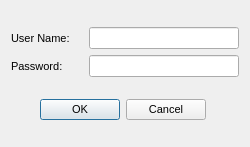
<?xml version="1.0" encoding="UTF-8"?>
<ui version="4.0">
 <class>loginDialog</class>
 <widget class="QDialog" name="loginDialog">
  <property name="geometry">
   <rect>
    <x>0</x>
    <y>0</y>
    <width>250</width>
    <height>147</height>
   </rect>
  </property>
  <property name="sizePolicy">
   <sizepolicy hsizetype="Fixed" vsizetype="Fixed">
    <horstretch>0</horstretch>
    <verstretch>0</verstretch>
   </sizepolicy>
  </property>
  <property name="minimumSize">
   <size>
    <width>250</width>
    <height>147</height>
   </size>
  </property>
  <property name="maximumSize">
   <size>
    <width>250</width>
    <height>147</height>
   </size>
  </property>
  <property name="font">
   <font>
    <pointsize>12</pointsize>
   </font>
  </property>
  <property name="windowTitle">
   <string>Dialog</string>
  </property>
  <layout class="QVBoxLayout" name="verticalLayout_2">
   <item>
    <layout class="QVBoxLayout" name="verticalLayout">
     <property name="rightMargin">
      <number>0</number>
     </property>
     <item>
      <layout class="QHBoxLayout" name="horizontalLayout">
       <item>
        <widget class="QLabel" name="label">
         <property name="font">
          <font>
           <pointsize>8</pointsize>
          </font>
         </property>
         <property name="text">
          <string>User Name:</string>
         </property>
        </widget>
       </item>
       <item>
        <widget class="QLineEdit" name="usrLineEdit">
         <property name="sizePolicy">
          <sizepolicy hsizetype="Fixed" vsizetype="Fixed">
           <horstretch>0</horstretch>
           <verstretch>0</verstretch>
          </sizepolicy>
         </property>
         <property name="minimumSize">
          <size>
           <width>150</width>
           <height>0</height>
          </size>
         </property>
         <property name="font">
          <font>
           <pointsize>8</pointsize>
          </font>
         </property>
         <property name="text">
          <string/>
         </property>
        </widget>
       </item>
      </layout>
     </item>
     <item>
      <layout class="QHBoxLayout" name="horizontalLayout_2">
       <property name="bottomMargin">
        <number>0</number>
       </property>
       <item>
        <widget class="QLabel" name="label_2">
         <property name="font">
          <font>
           <pointsize>8</pointsize>
          </font>
         </property>
         <property name="text">
          <string>Password:</string>
         </property>
        </widget>
       </item>
       <item>
        <widget class="QLineEdit" name="pwdLineEdit">
         <property name="sizePolicy">
          <sizepolicy hsizetype="Fixed" vsizetype="Fixed">
           <horstretch>0</horstretch>
           <verstretch>0</verstretch>
          </sizepolicy>
         </property>
         <property name="minimumSize">
          <size>
           <width>150</width>
           <height>0</height>
          </size>
         </property>
         <property name="font">
          <font>
           <pointsize>8</pointsize>
          </font>
         </property>
         <property name="text">
          <string/>
         </property>
         <property name="echoMode">
          <enum>QLineEdit::Password</enum>
         </property>
        </widget>
       </item>
      </layout>
     </item>
    </layout>
   </item>
   <item>
    <widget class="QDialogButtonBox" name="okCancelButton">
     <property name="maximumSize">
      <size>
       <width>195</width>
       <height>16777215</height>
      </size>
     </property>
     <property name="font">
      <font>
       <pointsize>8</pointsize>
      </font>
     </property>
     <property name="standardButtons">
      <set>QDialogButtonBox::Cancel|QDialogButtonBox::Ok</set>
     </property>
    </widget>
   </item>
  </layout>
 </widget>
 <layoutdefault spacing="6" margin="11"/>
 <resources/>
 <connections/>
</ui>
